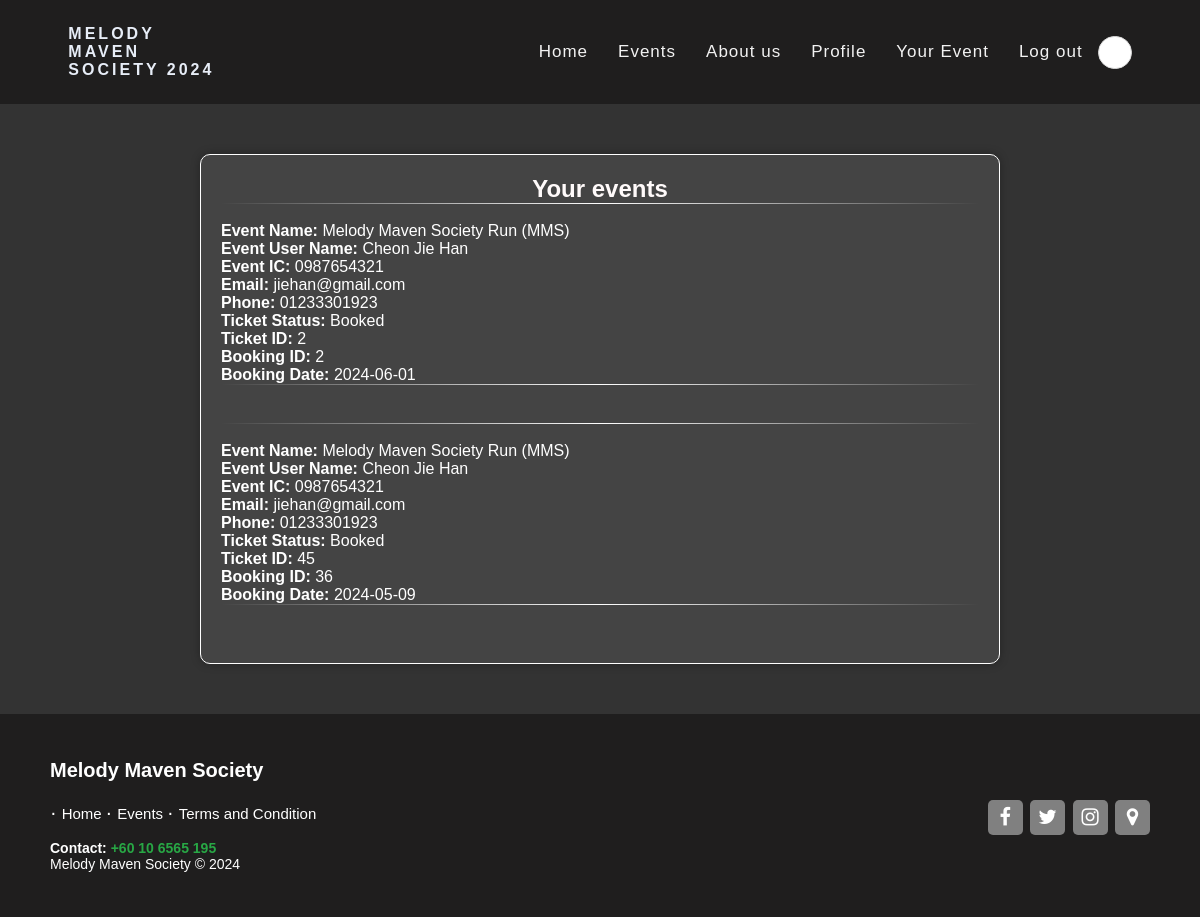
The page /php/userevent.php (signed in) on the database its author committed.
### tables this page shows
CREATE TABLE `ticket` (
  `ticketID` int(11) NOT NULL,
  `EventID` int(10) NOT NULL,
  `UserID` int(10) NOT NULL,
  `status` varchar(20) NOT NULL,
  `image_url` varchar(255) DEFAULT NULL
);

CREATE TABLE `event` (
  `EventID` int(11) NOT NULL,
  `EventName` varchar(30) NOT NULL,
  `EventDate` date NOT NULL,
  `EventLocation` varchar(255) NOT NULL,
  `EventPrice` varchar(30) NOT NULL,
  `EventCapacity` int(255) NOT NULL,
  `EventTime` varchar(255) NOT NULL,
  `status` varchar(255) NOT NULL
);

### php/userevent.php (the view, shortened to what this page needs)
    <?php
include 'headermember.php';
$con = new mysqli(DB_HOST, DB_USER, DB_PASS, DB_NAME);
$user = $_SESSION['user'];
$query = "SELECT t.status, t.ticketID, COALESCE(b.bookingID, 'Not booked') AS bookingID,
                e.EventName, u.EventUserName, u.EventUserIC, u.EventEmail, u.EventPhone,
                b.bookingDate
          FROM ticket t
          JOIN (
              SELECT EventID, MAX(EventDate) AS MaxDate
              FROM event
              GROUP BY EventID
          ) AS max_event ON t.EventID = max_event.EventID
          JOIN event e ON t.EventID = e.EventID AND e.EventDate = max_event.MaxDate
          JOIN user_event_details u ON t.EventID = u.EventID AND t.UserID = u.UserID
          LEFT JOIN booking b ON t.ticketID = b.ticketID
          WHERE t.UserID = ?
          GROUP BY t.ticketID";
$stmt = $con->prepare($query);
$stmt->bind_param("i", $user['UserID']);
$stmt->execute();
$result = $stmt->get_result();
?>
<div class="profile-container">
    <h2>Your events</h2>
    <link rel="stylesheet" href="../css/userevent.css">
    <?php
    while ($row = $result->fetch_assoc()) {
        echo "<div>";
        echo "<hr class='transparent-line'><br>";
        echo "<p><strong>Event Name:</strong> " . $row['EventName'] . "</p>";
        echo "<p><strong>Event User Name:</strong> " . $row['EventUserName'] . "</p>";
        echo "<p><strong>Event IC:</strong> " . $row['EventUserIC'] . "</p>";
        echo "<p><strong>Email:</strong> " . $row['EventEmail'] . "</p>";
        echo "<p><strong>Phone:</strong> " . $row['EventPhone'] . "</p>";
        echo "<p><strong>Ticket Status:</strong> " . $row['status'] . "</p>";
        echo "<p><strong>Ticket ID:</strong> " . $row['ticketID'] . "</p>";
        echo "<p><strong>Booking ID:</strong> " . $row['bookingID'] . "</p>";
        echo "<p><strong>Booking Date:</strong> " . $row['bookingDate'] . "</p>";
        echo "<hr class='transparent-line'><br>";
        echo "</div>";
    }
    ?>
</div>
<?php require 'footer.php'; ?>

### css/headermember.css (style rules this page uses)
* { margin:0px; padding: 0px; box-sizing:border-box; }
body { margin: 0; font-family: Arial, Helvetica, sans-serif; }

### css/userevent.css (style rules this page uses)
body { background-color: #333333; color: #ffffff; font-family: Arial, sans-serif; margin: 0; padding: 0; }
.profile-container { max-width:800px; background-color: #444; border-radius: 10px; width: 80%; margin: 50px auto; padding: 20px; border: 1px solid #ffffff; box-shadow: 0 0 10px rgba(0, 0, 0, 0.3); color:white; }
.profile-container h2 { text-align: center; color:snow; }
.transparent-line { border: 0; height: 1px; background: linear-gradient(to right, rgba(255, 255, 255, 0), #ffffff, rgba(255, 255, 255, 0)); }
.profile-container div { margin-bottom: 20px; }

### rows shown on the page
ticket: EventID.EventName "Melody Maven Society Run (MMS)", EventUserName "Cheon Jie Han", EventUserIC "0987654321", EventEmail "jiehan@gmail.com", EventPhone "01233301923", status "Booked", ticketID "2", bookingID "2", bookingDate "2024-06-01"
ticket: EventID.EventName "Melody Maven Society Run (MMS)", EventUserName "Cheon Jie Han", EventUserIC "0987654321", EventEmail "jiehan@gmail.com", EventPhone "01233301923", status "Booked", ticketID "45", bookingID "36", bookingDate "2024-05-09"
